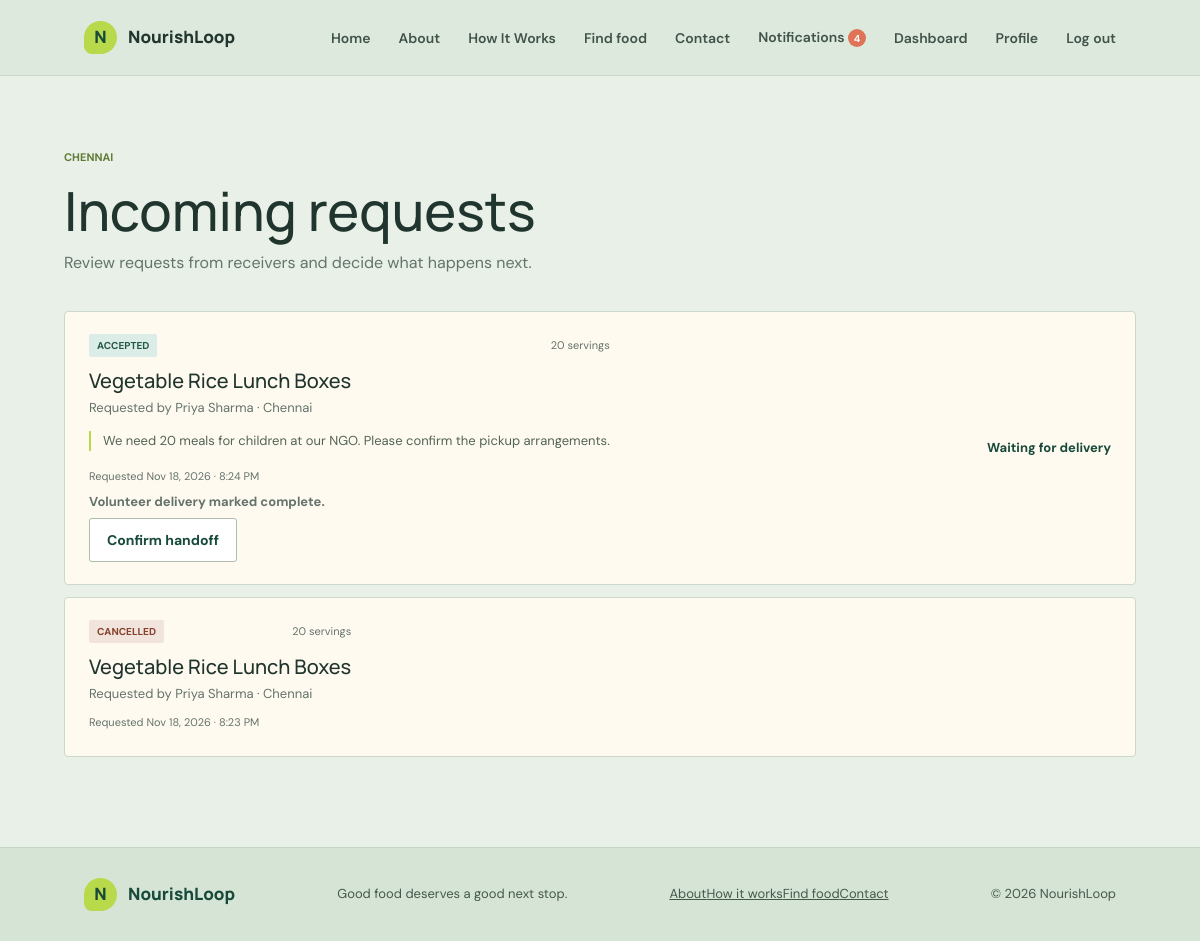
The app's page /requests/ (signed in) with its own data.
### accounts/models.py (models this page shows, shortened)
class Profile(models.Model):
    ORGANIZATION_TYPES_BY_ROLE = {
        'DONOR': {'COLLEGE', 'HOSTEL', 'RESTAURANT', 'HOTEL', 'EVENT', 'INDIVIDUAL', 'OTHER'},
        'RECEIVER': {
            'NGO', 'COMMUNITY', 'CHARITY', 'COMMUNITY_GROUP', 'ORPHANAGE',
            'OLD_AGE_HOME', 'COMMUNITY_CENTRE', 'INDIVIDUAL', 'OTHER',
        },
        'VOLUNTEER': {'COLLEGE', 'HOSTEL', 'NGO', 'COMMUNITY', 'INDIVIDUAL', 'OTHER'},
    }
    ROLE_CHOICES = [
        ('DONOR', 'Donor'),
        ('RECEIVER', 'Receiver'),
        ('VOLUNTEER', 'Volunteer'),
    ]
    ORGANIZATION_CHOICES = [
        ('COLLEGE', 'College'),
        ('HOSTEL', 'Hostel'),
        ('RESTAURANT', 'Restaurant'),
        ('HOTEL', 'Hotel'),
        ('NGO', 'NGO'),
        ('COMMUNITY', 'Community Kitchen'),
        ('EVENT', 'Event Organizer'),
        ('CHARITY', 'Charitable Organization'),
        ('COMMUNITY_GROUP', 'Community Group'),
        ('ORPHANAGE', 'Orphanage'),
        ('OLD_AGE_HOME', 'Old-age home'),
        ('COMMUNITY_CENTRE', 'Community centre'),
        ('INDIVIDUAL', 'Individual'),
        ('OTHER', 'Other'),
    ]
    VERIFICATION_CHOICES = [
        ('PENDING', 'Pending'),
        ('APPROVED', 'Approved'),
        ('REJECTED', 'Rejected'),
    ]
    user = models.OneToOneField(
        settings.AUTH_USER_MODEL,
        on_delete=models.CASCADE
    )
    role = models.CharField(
        max_length=20,
        choices=ROLE_CHOICES
    )
    organization_type = models.CharField(
        max_length=20,
        choices=ORGANIZATION_CHOICES,
        default='INDIVIDUAL'
    )
    organization_name = models.CharField(
        max_length=150,
        blank=True
    )
    phone = models.CharField(max_length=15)
    address = models.TextField()
    city = models.CharField(max_length=100)
    verification_status = models.CharField(
        max_length=20,
        choices=VERIFICATION_CHOICES,
        default='PENDING'
    )
    created_at = models.DateTimeField(auto_now_add=True)

### foodrequests/models.py (models this page shows, shortened)
class DonationRequest(models.Model):
    STATUS_CHOICES = [
        ('PENDING', 'Pending'),
        ('ACCEPTED', 'Accepted'),
        ('REJECTED', 'Rejected'),
        ('CANCELLED', 'Cancelled'),
        ('COMPLETED', 'Completed'),
    ]
    donation = models.ForeignKey(
        FoodDonation,
        on_delete=models.CASCADE,
        related_name='requests'
    )
    receiver = models.ForeignKey(
        settings.AUTH_USER_MODEL,
        on_delete=models.CASCADE,
        related_name='food_requests'
    )
    requested_servings = models.PositiveIntegerField()
    message = models.TextField(blank=True)
    status = models.CharField(
        max_length=20,
        choices=STATUS_CHOICES,
        default='PENDING'
    )
    created_at = models.DateTimeField(auto_now_add=True)
    updated_at = models.DateTimeField(auto_now=True)

### donations/models.py (models this page shows, shortened)
class FoodDonation(models.Model):
    FOOD_TYPE_CHOICES = [
        ('VEG', 'Vegetarian'),
        ('NON_VEG', 'Non-Vegetarian'),
        ('VEGAN', 'Vegan'),
    ]
    STATUS_CHOICES = [
        ('AVAILABLE', 'Available'),
        ('FULL', 'Fully Reserved'),
        ('COLLECTED', 'Collected'),
        ('EXPIRED', 'Expired'),
        ('CANCELLED', 'Cancelled'),
    ]
    donor = models.ForeignKey(
        settings.AUTH_USER_MODEL,
        on_delete=models.CASCADE,
        related_name='food_donations'
    )
    category = models.ForeignKey(
        FoodCategory,
        on_delete=models.SET_NULL,
        null=True,
        blank=True
    )
    title = models.CharField(max_length=200)
    description = models.TextField()
    food_type = models.CharField(
        max_length=10,
        choices=FOOD_TYPE_CHOICES,
        default='VEG'
    )
    total_servings = models.PositiveIntegerField()
    reserved_servings = models.PositiveIntegerField(default=0)
    image = models.ImageField(
        upload_to='food_images/',
        blank=True,
        null=True
    )
    prepared_at = models.DateTimeField()
    pickup_deadline = models.DateTimeField()
    pickup_address = models.TextField()
    city = models.CharField(max_length=100)
    allergens = models.TextField(
        blank=True,
        help_text='Mention allergens such as nuts, dairy, gluten, etc.'
    )
    storage_details = models.TextField(
        blank=True,
        help_text='Mention how the food has been stored.'
    )
    packaging_confirmed = models.BooleanField(default=False)
    storage_confirmed = models.BooleanField(default=False)
    status = models.CharField(
        max_length=20,
        choices=STATUS_CHOICES,
        default='AVAILABLE'
    )
    created_at = models.DateTimeField(auto_now_add=True)

### foodrequests/views.py (the view)
# urls.py: path('', views.my_requests, name='my_requests'),
def my_requests(request):
	if not request.user.is_authenticated:
		return redirect('login')
	if request.user.is_staff or request.user.is_superuser:
		return redirect('admin:index')
	profile = get_object_or_404(Profile, user=request.user)
	if profile.role == 'RECEIVER':
		requests = DonationRequest.objects.filter(receiver=request.user).select_related('donation', 'donation__donor').order_by('-created_at')
		incoming = False
	elif profile.role == 'DONOR':
		requests = DonationRequest.objects.filter(donation__donor=request.user).select_related('donation', 'receiver').order_by('-created_at')
		incoming = True
	else:
		messages.error(request, 'Requests are available to donor and receiver accounts.')
		return redirect('dashboard')
	return render(request, 'foodrequests/list.html', {
		'requests': requests,
		'incoming': incoming,
		'user_city': profile.city,
		'can_confirm': profile.verification_status == 'APPROVED',
	})

### core/context_processors.py (called while the page is built)
def unread_notification_count(request):
	if not request.user.is_authenticated:
		return {'unread_notification_count': 0}
	return {
		'unread_notification_count': Notification.objects.filter(user=request.user, is_read=False).count(),
	}

### foodrequests/templates/foodrequests/list.html (shortened to what this page needs)
{% extends 'base.html' %}
{% block content %}
<section class="page-shell"><div class="page-heading"><span class="eyebrow">{{ user_city }}</span><h1>{% if incoming %}Incoming requests{% else %}Your food requests{% endif %}</h1><p>{% if incoming %}Review requests from receivers and decide what happens next.{% else %}Track each request from donor approval through delivery.{% endif %}</p></div>
    {% if requests %}<div class="request-list">{% for food_request in requests %}<article class="request-card"><div class="request-main"><div class="food-card-top"><span class="status-pill status-{{ food_request.status|lower }}">{{ food_request.get_status_display }}</span><span>{{ food_request.requested_servings }} servings</span></div><h2><a href="{% url 'donation_detail' food_request.donation.pk %}">{{ food_request.donation.title }}</a></h2><p>{% if incoming %}Requested by {{ food_request.receiver.get_full_name|default:food_request.receiver.username }}{% else %}From {{ food_request.donation.donor.get_full_name|default:food_request.donation.donor.username }}{% endif %} · {{ food_request.donation.city }}</p>{% if food_request.message %}<blockquote>{{ food_request.message }}</blockquote>{% endif %}<span class="request-date">Requested {{ food_request.created_at|date:'M j, Y · g:i A' }}</span>{% if food_request.status == 'ACCEPTED' and food_request.volunteer_assignment.status == 'DELIVERED' %}<p class="confirmation-state">Volunteer delivery marked complete.</p>{% if incoming %}{% if not food_request.collection_record.donor_confirmed %}<form method="post" action="{% url 'confirm_collection' food_request.pk %}">{% csrf_token %}<button class="button button-outline" type="submit">Confirm handoff</button></form>{% else %}<span class="confirmation-state">You confirmed this handoff.</span>{% endif %}{% endif %}{% endif %}</div><div class="request-actions">{% if incoming and food_request.status == 'PENDING' %}<form method="post" action="{% url 'request_decision' food_request.pk 'accept' %}">{% csrf_token %}<button class="button button-dark" type="submit">Accept</button></form><form method="post" action="{% url 'request_decision' food_request.pk 'reject' %}">{% csrf_token %}<button class="button button-outline" type="submit">Decline</button></form>{% elif not incoming and food_request.status == 'PENDING' %}<form method="post" action="{% url 'request_cancel' food_request.pk %}">{% csrf_token %}<button class="button button-outline" type="submit">Cancel request</button></form>{% elif food_request.status == 'ACCEPTED' %}<span class="text-link">Waiting for delivery</span>{% endif %}</div></article>{% endfor %}</div>{% else %}<div class="empty-state"><strong>{% if incoming %}No incoming requests yet.{% else %}You haven't requested any food yet.{% endif %}</strong><p><a class="text-link" href="{% url 'donation_list' %}">Browse available food ↗</a></p></div>{% endif %}
</section>
{% endblock %}

### core/static/core/site.css (style rules this page uses)
:root { --ink:#20352e;--muted:#64736c;--forest:#174a3b;--leaf:#b8d949;--paper:#f5f6ef;--white:#fff;--line:#dce2d8;--coral:#df7257;--shadow:0 18px 50px rgba(32,53,46,.08) }
* { box-sizing:border-box }
html { scroll-behavior:smooth }
body { margin:0;background:var(--paper);color:var(--ink);font-family:'DM Sans',sans-serif;font-size:16px;line-height:1.55 }
h1,h2,h3,strong,.brand { font-family:'Manrope',sans-serif }
a { color:inherit }
.page-shell { max-width:1120px;margin:0 auto;padding:68px 24px 90px }
.page-heading { margin-bottom:35px }
.eyebrow { text-transform:uppercase;letter-spacing:0;font-weight:700;font-size:11px;color:#607b37 }
.page-heading h1,.form-intro h1 { font-size:clamp(34px,5vw,54px);line-height:1.08;letter-spacing:0;margin:12px 0 }
.page-heading p,.form-intro p { color:var(--muted);max-width:620px;margin:0 }
.button { display:inline-flex;justify-content:center;align-items:center;gap:12px;border:0;border-radius:3px;padding:12px 17px;font:700 14px 'DM Sans',sans-serif;text-decoration:none;cursor:pointer }

### core/static/core/workflows.css (style rules this page uses)
.home-steps a,.text-link { color:var(--forest);font-size:13px;font-weight:700;text-decoration:none }
.food-card-top { display:flex;justify-content:space-between;align-items:center;gap:8px;color:var(--muted);font-size:11px }
.status-pill { display:inline-flex;padding:4px 8px;border-radius:2px;background:#e8efda;color:#41612a;font-size:10px;text-transform:uppercase;letter-spacing:0;font-weight:700 }
.status-full,.status-rejected,.status-cancelled { background:#f1e4dc;color:#86402b }
.status-accepted,.status-delivered,.status-completed { background:#dcece6;color:#245947 }
.food-content h2 a,.request-card h2 a { color:inherit;text-decoration:none }
.aside-actions,.request-actions { display:flex;gap:8px;align-items:center;flex-wrap:wrap }
.button-outline { background:#fff;color:var(--forest);border:1px solid #aebcaf }
.request-list { display:flex;flex-direction:column;gap:12px }
.request-card { display:flex;justify-content:space-between;align-items:center;gap:25px;padding:22px 24px;background:#fff;border:1px solid var(--line);border-radius:4px }
.request-main { min-width:0 }
.request-card h2 { font-size:20px;margin:12px 0 4px }
.request-card p { color:var(--muted);font-size:13px;margin:5px 0 }
.request-card blockquote { margin:12px 0;padding-left:12px;border-left:2px solid var(--leaf);font-size:13px;color:#526357 }
.request-date { font-size:11px;color:var(--muted) }
.request-actions { justify-content:flex-end;min-width:145px }
.confirmation-state { display:block;color:#41612a;font-size:12px;font-weight:700;margin:10px 0 }
.status-cancelled,.status-expired,.status-collected { background:#f1e4dc;color:#86402b }

### core/static/core/theme.css (style rules this page uses)
:root { --theme-canvas:#e8f0e7; --theme-sage:#dce9dc; --theme-mint:#e4efe3; --theme-ivory:#fffaf0; --theme-warm:#f2eadc; --theme-border:#cbd9cb; --theme-forest:#174a3b; }
html,body { background:var(--theme-canvas) }
body { background:var(--theme-canvas) }
.page-shell { background:var(--theme-canvas) }
.form-panel,.action-tile,.detail-aside,.request-card,.food-card,.notification-item,.staff-table-wrap { background:var(--theme-ivory);border-color:var(--theme-border) }

### records on screen
Profile: city "CHENNAI"
DonationRequest: status "ACCEPTED", requested_servings "20", donation "Vegetable Rice Lunch Boxes", receiver.get_full_name "Priya Sharma", donation.city "Chennai", message "We need 20 meals for children at our NGO. Please confirm the pickup arrangements.", created_at "Nov 18, 2026 · 8:24 PM", shows "Volunteer delivery marked complete.", shows "Confirm handoff", shows "Waiting for delivery"
DonationRequest: status "CANCELLED", requested_servings "20", donation "Vegetable Rice Lunch Boxes", receiver.get_full_name "Priya Sharma", donation.city "Chennai", created_at "Nov 18, 2026 · 8:23 PM"

### other values on screen
{{ unread_notification_count }} "4"
